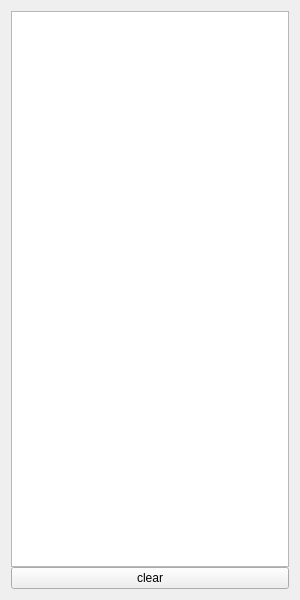
<?xml version="1.0" encoding="UTF-8"?>
<ui version="4.0">
 <class>LoggerPlace</class>
 <widget class="QWidget" name="LoggerPlace">
  <property name="geometry">
   <rect>
    <x>0</x>
    <y>0</y>
    <width>300</width>
    <height>600</height>
   </rect>
  </property>
  <property name="minimumSize">
   <size>
    <width>300</width>
    <height>600</height>
   </size>
  </property>
  <property name="maximumSize">
   <size>
    <width>300</width>
    <height>600</height>
   </size>
  </property>
  <property name="windowTitle">
   <string>Form</string>
  </property>
  <layout class="QGridLayout" name="gridLayout">
   <item row="0" column="0">
    <layout class="QVBoxLayout" name="mainVLayout">
     <property name="spacing">
      <number>0</number>
     </property>
     <item>
      <widget class="QPlainTextEdit" name="plainTextLogger"/>
     </item>
     <item>
      <widget class="QPushButton" name="pushButton">
       <property name="text">
        <string>clear</string>
       </property>
      </widget>
     </item>
    </layout>
   </item>
  </layout>
 </widget>
 <resources/>
 <connections/>
</ui>
